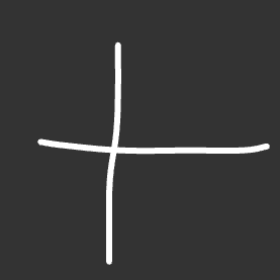
#> input picture models/input/model_operators/add/dato_112_280x280.png, 280 x 280 px
$ python -i image_processing.py   (imports and definitions only)
#> lines starting #> are read from the running program, lines starting #| are printed output that depends on the picture
#> further down, picture is the input picture: shape (280, 280, 3); min 51, max 255, mean 58
import cv2
import numpy as np


# [77 lines left out: function transform_image_to_mnist, not called in this run]


def _to_grayscale(image: np.ndarray) -> np.ndarray:
    """Convert an image to grayscale, removing alpha if present."""
    if len(image.shape) == 3 and image.shape[2] == 4:
        image = image[:, :, :3]
    if len(image.shape) == 3:
        return cv2.cvtColor(image, cv2.COLOR_RGB2GRAY)
    return image.copy()


def _ensure_light_bg(gray: np.ndarray) -> np.ndarray:
    """Ensure the image has a light background with dark strokes.

    The student's models were trained with a light canvas (#eee) and dark strokes.
    Our Reflex canvas may use dark bg + light strokes. This normalises both cases
    to light-background format before the student's pipeline runs.
    """
    h, w = gray.shape
#> h = 280; w = 280
    corners = [gray[0, 0], gray[0, w - 1], gray[h - 1, 0], gray[h - 1, w - 1]]
#> corners = [51, 51, 51, 51]
    bg_value = int(np.median(corners))
#> bg_value = 51
    if bg_value < 128:
        # Dark background → invert so it becomes light background with dark strokes
        return cv2.bitwise_not(gray)
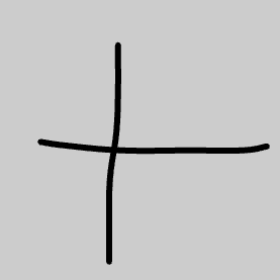
#> returned value: shape (280, 280); min 0, max 204, mean 197
    return gray

# UCV: Los dos métodos que podemos cambiar en el caso de cambiar el preprocesamiento.

def prepare_digit_image(image: np.ndarray) -> np.ndarray:
    """Preprocesa la imagen del canvas para el modelo de digitos.

    Pipeline por defecto:
    normalizar fondo claro -> resize 28x28 -> equalizeHist -> invertir (bitwise_not)

    Retorna un array uint8 de 28x28.
    """
    # PASO 1: Convertir a escala de grises
    #   El canvas nos da una imagen RGB; nuestros modelos esperan un solo canal.
    gray = _to_grayscale(image)

    # PASO 2: Normalizar fondo
    #   Asegura que siempre empecemos con fondo claro y trazos oscuros,
    #   sin importar el esquema de colores del canvas.
    gray = _ensure_light_bg(gray)

    # PASO 3: Redimensionar al tamaño de entrada del modelo
    #   En el caso de que cambien la resolución, NO recomendado porque deben cambiar toda el app.
    #   Cambia la interpolación si usaste otra durante el entrenamiento
    #   (ej. cv2.INTER_LINEAR, cv2.INTER_CUBIC).
    resized = cv2.resize(gray, (28, 28), interpolation=cv2.INTER_AREA)
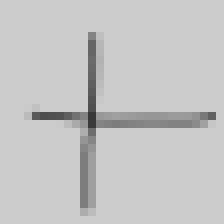
#> resized: shape (28, 28) (shown 8 times larger); min 56, max 204, mean 197

    # PASO 4: Ecualización de histograma
    #   Mejora el contraste. Elimina esta línea si NO usan equalizeHist
    #   durante el entrenamiento.
    # equalized = cv2.equalizeHist(resized)

    # PASO 5: Invertir colores (bitwise_not)
    #   después de esto: fondo=negro (0), trazos=blanco (255) — estilo MNIST.
    #   Elimina esta línea si tu modelo espera imagenes con fondo claro.
    # OJO: Cambiamos 'equalized' por 'resized' porque nos saltamos el paso 4.
    inverted = cv2.bitwise_not(resized)
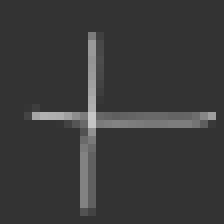
#> inverted: shape (28, 28) (shown 8 times larger); min 51, max 199, mean 58

    return inverted


# Modificaciones comunes para prepare_digit_image():
# - Omitir ecualización:        elimina o comenta la línea del PASO 4.
# - Omitir inversión:           elimina o comenta la línea del PASO 5.
# - Agregar umbral binario:     después del PASO 4 (o PASO 3), agrega:
#       _, result = cv2.threshold(equalized, 127, 255, cv2.THRESH_BINARY)
# - Cambiar interpolación:      en el PASO 3, reemplaza cv2.INTER_AREA por
#       cv2.INTER_LINEAR o cv2.INTER_CUBIC.
# - Diferente tamaño objetivo:  en el PASO 3, cambia (28, 28) por ej. (32, 32).
# - Agregar desenfoque gaussiano: después del PASO 3, agrega:
#       resized = cv2.GaussianBlur(resized, (3, 3), 0)

# UCV: Los dos métodos que podemos cambiar en el caso de cambiar el preprocesamiento.

# [29 lines left out: function prepare_operator_image, not called in this run]


# Modificaciones comunes para prepare_operator_image():
# - Omitir ecualización:        elimina o comenta la línea del PASO 4,
#                                y retorna `resized` en su lugar.
# - Agregar inversión:          después del PASO 4, agrega:
#       equalized = cv2.bitwise_not(equalized)
# - Agregar umbral binario:     después del PASO 4 (o PASO 3), agrega:
#       _, result = cv2.threshold(equalized, 127, 255, cv2.THRESH_BINARY)
# - Cambiar interpolación:      en el PASO 3, reemplaza cv2.INTER_AREA por
#       cv2.INTER_LINEAR o cv2.INTER_CUBIC.
# - Diferente tamaño objetivo:  en el PASO 3, cambia (28, 28) por ej. (32, 32).
# - Agregar blur gaussiano: después del PASO 3, agrega:
#       resized = cv2.GaussianBlur(resized, (3, 3), 0)

>>> import cv2
>>> picture = cv2.cvtColor(cv2.imread('../../models/input/model_operators/add/dato_112_280x280.png'), cv2.COLOR_BGR2RGB)
>>> result = prepare_digit_image(picture)

$ run again, on models/input/model_operators/add/dato_117_280x280.png
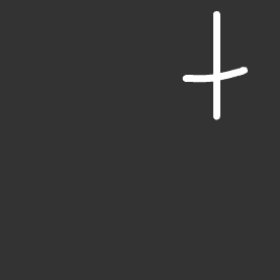
#> input picture models/input/model_operators/add/dato_117_280x280.png, 280 x 280 px
#> picture is the input picture: shape (280, 280, 3); min 51, max 255, mean 54
#> corners = [51, 51, 51, 51]
#> bg_value = 51
#> in _ensure_light_bg, `return cv2.bitwise_not(gray)`:
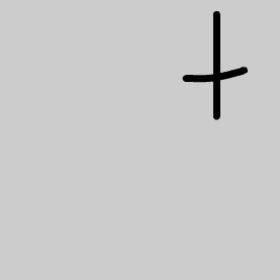
#> returned value: shape (280, 280); min 0, max 204, mean 201
#> in prepare_digit_image, `inverted = cv2.bitwise_not(resized)`:
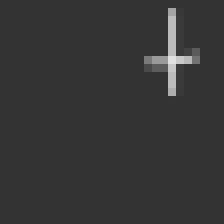
#> inverted: shape (28, 28) (shown 8 times larger); min 51, max 225, mean 54
